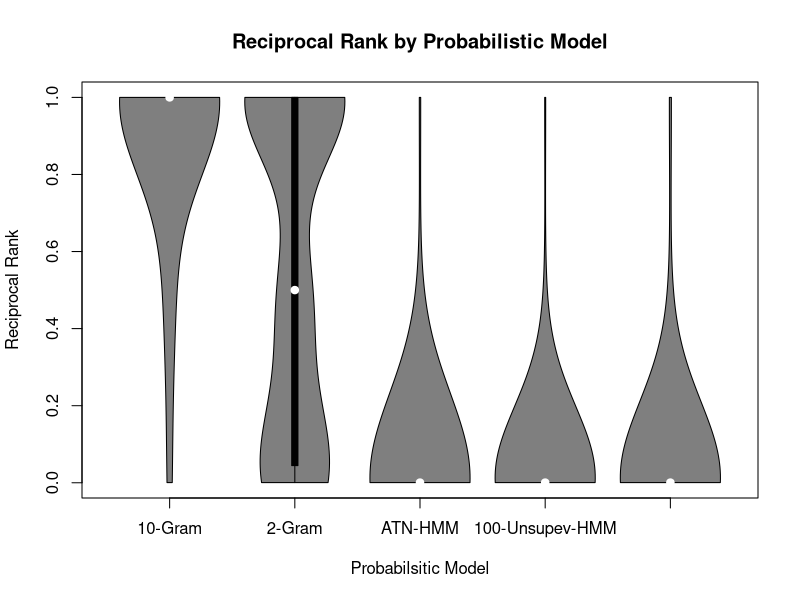
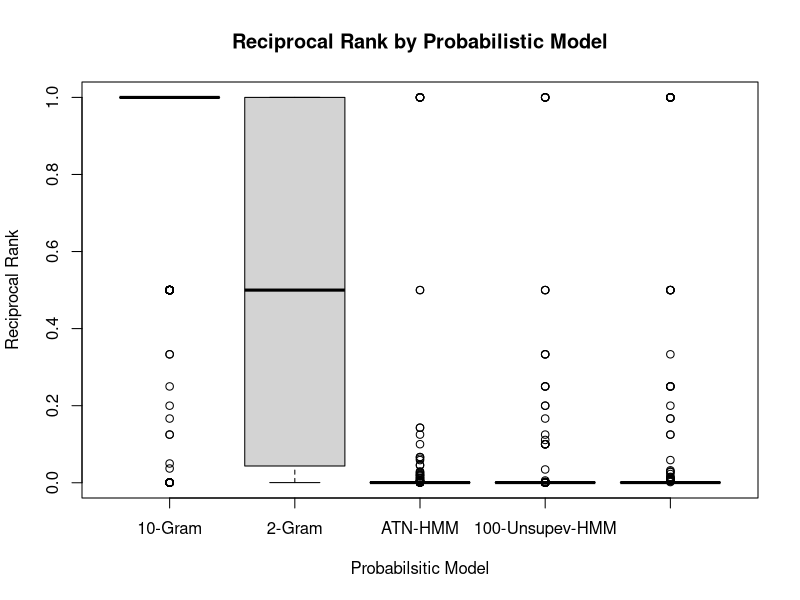

These charts were generated, in order, by the following R code:
# violin plots
library(vioplot)


# n10_gram found 506/522 true fixes (Mean Reciprocal Rank=0.91)
n10 <- list(1, 1, 1, 1, 1, 1, 1, 1, 2, 1, 2, 1, 1, 1, 1, 1, 1, 1, 1, 1, 1, 1, 1, 1, 1, 1, 1, 1, 1, 1, 1, 2, 1, 1, 1, 1, 1, 1, 1, 1, 1, 1, 1, 1, 1, 1, 2, 1, 1, 1, 1, 1, 1, 1, 1, 1, 1, 1, 1, 1, 1, 1, 1, 1, 1, 1, 2, 1, 1, 1, 1, 1, 1, 1, 1, 1, 1, 1, 1, 1, 2201, 1, 1, 1, 1, 1, 1, 1, 1, 1, 1, 1, 2201, 1, 1, 1, 1, 1, 1, 1, 1, 1, 1, 1, 1, 1, 1, 1, 1, 1, 1, 5, 1, 1, 1, 1, 1, 1, 1, 1, 1, 1, 1, 1, 1, 1, 2201, 1, 1, 8, 1, 1, 1, 1, 1, 1, 2, 1, 1, 1, 1, 1, 8, 1, 1, 1, 1, 1, 1, 2, 1, 1, 1, 1, 1, 1, 2, 2, 1, 1, 1, 1, 1, 2, 1, 1, 1, 1, 1, 1, 1, 1, 1, 1, 1, 20, 1, 2, 1, 1, 2201, 1, 1, 1, 1, 1, 1, 1, 1, 1, 1, 1, 1, 1, 2201, 2201, 2201, 1, 3, 1, 1, 1, 1, 1, 1, 1, 1, 1, 1, 1, 1, 1, 1, 1, 1, 2201, 1, 27, 2, 1, 1, 1, 1, 1, 2, 1, 1, 1, 1, 1, 1, 1, 2201, 1, 1, 1, 1, 2, 2201, 1, 1, 1, 1, 1, 1, 1, 1, 1, 1, 1, 1, 1, 1, 1, 1, 1, 1, 1, 1, 1, 1, 1, 1, 2, 2, 2, 1, 1, 1, 1, 1, 1, 1, 1, 1, 1, 1, 1, 1, 1, 1, 1, 1, 2, 2, 1, 1, 2201, 1, 1, 1, 1, 1, 1, 1, 1, 1, 1, 1, 1, 1, 1, 4, 1, 1, 1, 2201, 1, 1, 1, 1, 1, 1, 1, 2, 1, 2, 1, 1, 1, 3, 1, 1, 1, 1, 2, 1, 1, 1, 1, 1, 1, 1, 1, 1, 1, 1, 2, 1, 1, 1, 1, 2, 2201, 1, 1, 2, 2, 1, 1, 1, 1, 1, 1, 1, 1, 1, 1, 1, 1, 1, 1, 2, 1, 1, 2201, 1, 1, 1, 1, 2, 2, 1, 1, 1, 1, 1, 1, 1, 1, 1, 1, 1, 1, 1, 1, 1, 1, 1, 1, 2, 1, 6, 1, 1, 2201, 2, 1, 2, 1, 1, 1, 1, 1, 1, 2, 1, 2, 1, 1, 1, 1, 2, 1, 1, 1, 1, 1, 1, 1, 2, 1, 1, 1, 1, 1, 1, 1, 1, 1, 1, 1, 1, 1, 1, 1, 1, 1, 1, 2, 2201, 1, 1, 1, 1, 1, 1, 1, 1, 1, 1, 1, 1, 1, 2, 1, 1, 1, 1, 1, 1, 1, 1, 1, 1, 1, 1, 1, 2, 1, 2, 1, 1, 1, 1, 1, 1, 1, 1, 2, 1, 1, 2, 1, 1, 1, 1, 1, 1, 1, 1, 1, 1, 1, 1, 1, 1, 1, 1, 1, 1, 1, 2, 1, 1, 1, 1, 1, 2, 1, 1, 1, 1, 1, 1, 1, 1, 1, 1, 1, 1, 2)
# n2_gram found 422/522 true fixes (Mean Reciprocal Rank=0.58)
n2 <- list(2201, 9, 3, 2201, 81, 1, 1, 2201, 21, 1, 8, 2, 2201, 2201, 76, 1, 1, 1, 2201, 2, 2, 2, 1, 1, 2, 1, 33, 3, 2, 2, 1, 5, 1, 1, 1, 1, 1, 1, 2, 7, 2201, 17, 1, 2, 1, 1, 33, 2, 3, 1, 1, 24, 2201, 1, 1, 1, 1, 1, 1, 1, 2201, 1, 2, 1, 6, 1, 35, 21, 2, 2201, 1, 2201, 2201, 1, 1, 1, 1, 1, 1, 2201, 2201, 7, 1, 1, 48, 2, 2, 1, 1, 20, 2201, 1, 2201, 2201, 1, 1, 2201, 2201, 1, 1, 1, 2201, 2201, 4, 4, 1, 1, 1, 1, 4, 3, 53, 1, 1, 1, 29, 1, 2201, 1, 1, 2201, 2201, 2201, 1, 6, 2, 2201, 2201, 2, 2201, 25, 7, 1, 2201, 1, 1, 2, 1, 2, 1, 2, 5, 119, 1, 1, 1, 1, 1, 1, 4, 1, 1, 2201, 1, 1, 1, 2201, 2, 2201, 1, 1, 3, 2201, 3, 1, 1, 2201, 1, 1, 1, 1, 1, 2, 1, 1, 2201, 1, 2, 2201, 2201, 2201, 1, 8, 2201, 1, 2, 1, 1, 2, 1, 1, 1, 13, 2, 2201, 2201, 2201, 1, 9, 1, 1, 1, 2201, 2, 1, 3, 68, 161, 5, 1, 1, 1, 1, 23, 1, 2201, 1, 120, 16, 6, 2201, 3, 2201, 3, 5, 1, 1, 1, 2201, 1, 1, 1, 2201, 1, 2201, 1, 1, 96, 2201, 1, 1, 2201, 2, 1, 1, 1, 1, 1, 1, 2201, 2, 1, 1, 1, 2, 2, 2201, 1, 1, 1, 1, 2201, 1, 2, 28, 24, 114, 4, 1, 2091, 1, 1, 2201, 2, 1, 1, 2201, 1, 2201, 2201, 1, 1, 1, 33, 2, 1, 2201, 2201, 2201, 2201, 1, 2201, 1, 37, 1, 2201, 1, 2201, 1, 2, 2, 1, 1, 1, 1, 2, 2201, 2201, 1, 1, 2201, 9, 1, 1, 3, 1, 2, 1, 1, 3, 5, 1, 1, 2201, 3, 37, 2, 1, 1, 2201, 7, 13, 1, 1, 1, 13, 1, 2, 8, 1, 8, 1, 2201, 2201, 1, 2201, 2201, 2201, 1, 2201, 1, 1, 2, 1, 1, 1, 1, 1, 2, 1, 1, 1, 20, 1, 1, 2201, 8, 5, 5, 1, 2201, 2201, 2201, 1, 1, 1, 1, 1, 1, 1, 4, 1, 1, 2, 1, 1, 1, 1, 2201, 2201, 1, 1, 23, 2, 1, 178, 5, 1, 2, 1, 2, 1, 1, 4, 2201, 89, 1, 2, 1, 1, 1, 2201, 12, 1, 2201, 2, 1, 2201, 2, 7, 64, 2, 2201, 2, 25, 1, 2201, 1, 1, 1, 2, 2201, 1, 32, 20, 1, 1, 1, 1, 103, 2201, 1, 1, 2201, 1, 2201, 2201, 2, 2, 2, 2, 7, 1, 1, 27, 2201, 2201, 2201, 1, 1, 1, 1, 2, 9, 1, 1, 2, 1, 10, 2, 2, 2, 4, 2, 2, 1, 1, 1, 8, 2201, 1, 2201, 3, 1, 1, 2, 1, 2, 1, 4, 2, 2201, 1, 1, 1, 3, 2, 2, 1, 1, 2, 1, 2, 3, 3, 1, 4, 1, 2, 2, 36, 2, 3, 1, 21, 1, 1, 11, 1, 1, 1, 5);
# atn-hmm found 48/522 true fixes (Mean Reciprocal Rank=0.018)
atn <- list(2311, 968, 2311, 2311, 2311, 2311, 2311, 2311, 2311, 48, 2311, 2311, 2311, 2311, 2311, 2311, 2311, 2311, 2311, 2311, 2311, 2311, 2311, 2311, 2311, 7, 198, 2311, 2311, 2311, 2311, 2311, 2311, 2311, 2311, 2311, 2311, 2311, 2311, 2311, 190, 2311, 2311, 16, 2311, 2311, 2311, 2311, 2311, 2311, 2311, 2311, 2311, 2311, 2311, 2311, 22, 1, 34, 2311, 289, 2311, 2311, 2311, 54, 22, 2311, 2311, 2311, 2311, 2311, 2311, 2311, 2311, 2311, 2311, 2311, 2311, 2311, 2311, 2311, 2311, 2311, 2311, 2311, 79, 2311, 2311, 2311, 2311, 2311, 2311, 2311, 2311, 2311, 2311, 2311, 2311, 2311, 2311, 2311, 2311, 2311, 2311, 2311, 2311, 2311, 2311, 2311, 2311, 2311, 2311, 2311, 2311, 15, 2311, 2311, 2311, 2311, 2311, 2311, 1, 2311, 2311, 2311, 2311, 2311, 2311, 2311, 2311, 2311, 2311, 2311, 2311, 2311, 2311, 2311, 2311, 2311, 2311, 2311, 2311, 1343, 2311, 2311, 2311, 1, 2311, 2311, 2311, 2311, 2311, 2311, 2311, 871, 2311, 2311, 2311, 2311, 2311, 1114, 2311, 2311, 2311, 2311, 2311, 2311, 2311, 2311, 2311, 1, 2311, 2311, 2311, 2311, 2311, 2311, 2311, 2311, 2311, 2311, 2311, 2311, 2311, 2311, 2311, 2311, 2311, 2311, 2311, 2311, 2311, 1531, 2311, 2311, 2311, 2311, 2311, 2311, 2311, 2311, 137, 2311, 2311, 2311, 2311, 2311, 2311, 2311, 2311, 2311, 2311, 2311, 952, 62, 2311, 7, 2311, 2311, 2311, 2311, 2311, 2311, 2311, 2311, 2311, 2311, 975, 2311, 2311, 2311, 2311, 2311, 2311, 2311, 2311, 2311, 2311, 2311, 2311, 2311, 2311, 2311, 2311, 2311, 2311, 2311, 2311, 2311, 2311, 2, 2311, 2311, 8, 2311, 2311, 2311, 2311, 2311, 2311, 2311, 2311, 2311, 1485, 2311, 2311, 2311, 2311, 1, 2311, 2311, 226, 44, 2311, 2311, 2311, 2311, 2311, 2311, 1155, 2311, 2311, 1, 2311, 2311, 2311, 2311, 2311, 819, 2311, 2311, 2311, 2311, 2311, 2311, 2311, 2311, 2311, 2311, 2311, 2311, 2311, 2311, 2311, 2311, 2311, 2311, 2311, 2311, 2311, 2311, 2311, 2311, 2311, 206, 2311, 1242, 2311, 2311, 2311, 2311, 2311, 2311, 2311, 2311, 2311, 2311, 2311, 2311, 2311, 2311, 2311, 895, 2311, 2311, 178, 2311, 2311, 2311, 940, 52, 2311, 2311, 2311, 2311, 2311, 2311, 2311, 2311, 2311, 2311, 2311, 2311, 2311, 2311, 2311, 2311, 2311, 2311, 2311, 2, 2311, 2311, 2311, 2311, 2311, 2311, 2311, 2311, 2311, 2311, 2311, 2311, 2311, 2311, 2311, 2311, 2311, 2311, 2311, 2311, 2311, 2311, 2311, 2311, 2311, 2311, 2311, 2311, 2311, 2311, 2311, 2311, 2311, 707, 2311, 2311, 2311, 461, 2311, 2311, 2311, 2311, 2311, 2311, 2311, 2311, 2311, 2311, 2311, 2311, 10, 2311, 620, 2311, 2311, 2311, 2311, 2311, 2311, 2311, 880, 2311, 2311, 1900, 17, 2311, 2311, 2311, 2311, 2311, 2311, 2311, 2311, 2311, 2311, 86, 2311, 2311, 87, 2311, 2311, 2311, 2311, 2311, 2311, 2311, 2311, 2311, 2311, 2311, 2311, 2311, 2311, 2311, 2311, 2311, 2311, 2311, 39, 2311, 2311, 2311, 2311, 1, 2311, 1073, 2311, 2311, 2311, 2311, 2311, 2311, 2311, 2311, 2311, 2311, 2311, 2311, 2311, 2311, 2311, 2311, 2311, 2311, 2311, 2311, 2311, 2311, 2311, 2311, 2311, 2311, 15, 2311, 2311, 2311, 2311, 2311, 2311, 2311, 2311, 2311, 2311, 2311, 2311, 2311, 2311, 2311, 2311, 2311, 2311, 2311, 2311, 2311, 2311, 2311, 2311, 2311, 37, 2311, 2311);
# t100-hmm found 32/522 true fixes (Mean Reciprocal Rank=0.019)
t100 <- list(2311, 1968, 4, 2311, 2311, 2311, 2311, 2311, 2311, 2311, 2311, 2311, 2311, 2311, 2117, 2311, 2311, 2311, 2311, 2311, 2311, 2311, 10, 2311, 2311, 1816, 2311, 1401, 773, 2311, 2311, 2311, 2311, 2311, 2311, 2311, 2311, 10, 2311, 2311, 2311, 2311, 2311, 587, 4, 2311, 2096, 2311, 2311, 2311, 2311, 2311, 2311, 2311, 2311, 2311, 9, 2311, 2311, 2311, 2311, 2, 2311, 4, 6, 5, 2311, 2311, 1, 2311, 2311, 2311, 2311, 2311, 2311, 2311, 2311, 2311, 2311, 2311, 2311, 2311, 2311, 2311, 2311, 2311, 2311, 2311, 2311, 2311, 2311, 2311, 2311, 2311, 2311, 2311, 2311, 2311, 2311, 2311, 2311, 1215, 2311, 2311, 2311, 2311, 2311, 2311, 2311, 2311, 2311, 1995, 2311, 2311, 2311, 2090, 2311, 2311, 2311, 2311, 2311, 1, 2311, 2311, 2311, 2311, 2311, 2311, 2311, 2311, 2311, 2311, 2311, 2311, 2311, 2311, 2311, 2311, 2311, 2311, 1406, 2311, 2311, 2311, 2311, 2311, 2311, 2311, 2311, 2311, 2311, 2311, 2311, 2311, 10, 2311, 2311, 2311, 2311, 2311, 2311, 2311, 2311, 1220, 2311, 2311, 2311, 2311, 2311, 2311, 2311, 2311, 2311, 2311, 2311, 2311, 2311, 2311, 2311, 2311, 2311, 773, 2311, 2311, 2311, 2311, 2311, 2311, 2311, 2311, 2311, 2311, 2311, 2311, 2311, 2311, 2311, 2311, 2311, 2311, 2311, 2311, 2311, 2311, 2311, 2311, 2311, 2311, 2311, 2311, 2311, 2311, 2311, 1343, 3, 2311, 2311, 2311, 2311, 2311, 2311, 2311, 2311, 433, 2311, 2311, 2311, 2311, 2311, 2311, 2311, 2311, 2311, 2311, 2311, 2311, 2311, 2311, 2311, 2311, 2311, 2311, 2311, 2311, 2311, 2311, 2311, 2311, 2311, 2311, 5, 2311, 2311, 2, 2311, 2311, 2311, 2311, 2311, 2311, 2311, 2311, 2311, 1219, 2311, 2097, 2311, 2311, 2311, 2311, 2311, 2311, 1, 2311, 2311, 2311, 2, 2311, 2311, 2165, 2311, 2311, 2311, 2311, 2311, 2311, 2311, 2311, 2311, 2311, 2311, 2311, 2311, 2311, 2311, 2311, 2311, 1306, 2311, 2311, 2311, 2311, 2311, 2311, 2311, 2311, 2311, 2311, 2311, 2311, 2311, 2311, 2311, 919, 2311, 2311, 2311, 2311, 2311, 2311, 2311, 2311, 2311, 2311, 2311, 2311, 2311, 2311, 2311, 2311, 2311, 2311, 2311, 2311, 2311, 2311, 2311, 2311, 2311, 2311, 2311, 2311, 2311, 2311, 2311, 2311, 2311, 2311, 2311, 2311, 2311, 2311, 2311, 2311, 3, 2311, 2311, 2311, 2311, 2311, 3, 2311, 2311, 2311, 1, 2311, 2311, 2311, 2311, 2311, 2311, 2311, 2311, 2311, 2311, 2311, 2311, 2311, 2311, 2311, 2311, 29, 8, 2311, 2311, 2311, 2311, 10, 2311, 2311, 2311, 2311, 2311, 2311, 2311, 2311, 2311, 2311, 1220, 2311, 2311, 2311, 2311, 2311, 1302, 2311, 2311, 2311, 2311, 2311, 2311, 2311, 2311, 2311, 1967, 2311, 2311, 2311, 2311, 2311, 2311, 1965, 2311, 2311, 2091, 2311, 2311, 2311, 486, 2311, 2311, 2311, 2311, 2311, 2311, 2311, 2311, 2311, 2311, 1221, 2311, 2311, 2311, 2311, 2311, 2311, 2311, 2311, 2311, 2311, 2311, 2311, 2311, 2311, 2311, 2311, 2311, 2311, 2311, 2311, 1, 2311, 2311, 2311, 2311, 2311, 1961, 2311, 2311, 2311, 2311, 2311, 2311, 2311, 2311, 2311, 2311, 2311, 2311, 2311, 2311, 10, 2311, 2311, 2311, 2311, 2311, 2311, 2311, 2311, 2311, 2311, 2311, 2311, 2311, 2311, 2311, 2311, 2311, 2311, 2311, 2311, 2311, 2311, 2311, 2311, 2311, 2311, 2311, 2311, 2311, 2311, 2311, 2311, 2311, 2311, 2311, 2311, 2311, 170, 2311, 2311);
# tsmooth-hmm found 50/522 true fixes (Mean Reciprocal Rank=0.029)
tlabeled <- list(2311, 2311, 2311, 2311, 2311, 2311, 2311, 2311, 2311, 2311, 2311, 2311, 2311, 2311, 2311, 2311, 2311, 2311, 2311, 2311, 2311, 2311, 1, 2311, 2311, 551, 2311, 140, 2, 17, 2311, 2311, 2311, 2311, 2311, 2311, 77, 2311, 2311, 124, 2311, 2311, 2311, 2311, 2311, 2311, 2311, 2311, 36, 2311, 2311, 2311, 2311, 2311, 2311, 2, 2311, 2311, 1, 2311, 2311, 1, 2311, 1, 118, 2311, 2311, 2311, 2311, 2311, 2311, 2311, 2311, 2311, 2311, 2311, 2311, 2311, 2311, 2311, 2311, 2311, 2311, 2311, 2311, 2311, 2311, 2311, 2311, 2311, 2311, 2311, 2311, 2311, 2311, 2311, 2311, 2311, 2311, 2311, 2311, 2311, 2311, 2311, 2311, 2311, 2311, 2311, 2311, 2311, 2311, 2311, 2311, 2311, 2311, 2311, 123, 2311, 2311, 2311, 2311, 2311, 2311, 2311, 2311, 2311, 2311, 2311, 2311, 2311, 2311, 2311, 2311, 2311, 2311, 2311, 2311, 2311, 2311, 1, 2311, 2311, 2311, 2311, 2311, 2311, 2311, 2311, 6, 2311, 2311, 2311, 2311, 2311, 1, 2311, 2311, 2311, 2311, 2311, 2311, 2311, 5, 31, 2311, 2311, 2311, 2311, 2311, 2311, 2311, 2311, 2311, 2311, 2311, 2311, 2311, 34, 2311, 2311, 2311, 2311, 2311, 2311, 2311, 2311, 2311, 2311, 2311, 4, 2311, 2311, 2311, 2311, 2311, 2311, 2311, 2311, 2311, 2311, 2311, 2311, 2311, 2311, 2311, 65, 2311, 2311, 2311, 2311, 2311, 2311, 2311, 2311, 2311, 2311, 2311, 2311, 6, 2311, 2311, 2311, 2311, 2311, 2311, 2311, 2311, 2311, 2311, 2311, 2311, 2311, 2311, 2311, 2311, 2311, 2311, 2311, 2311, 2311, 2311, 2311, 2311, 2311, 2311, 2311, 2311, 2311, 2311, 2311, 1, 2311, 2311, 2311, 2311, 2311, 2311, 2311, 2311, 2311, 2311, 2311, 2311, 187, 2311, 2311, 2311, 2311, 2311, 2311, 2311, 2311, 2311, 4, 2311, 2311, 2311, 2311, 2311, 2311, 1, 2311, 2311, 2311, 2311, 2311, 2311, 2311, 200, 2311, 2311, 2311, 2311, 2311, 2311, 2311, 2311, 161, 2311, 2311, 2311, 44, 226, 2311, 2311, 2311, 2311, 2311, 2311, 2311, 2311, 92, 2311, 2311, 2311, 2311, 182, 2311, 2311, 2311, 2311, 2311, 2311, 2311, 2311, 2311, 2311, 2311, 2311, 2311, 2311, 117, 3, 2311, 2311, 74, 2311, 2311, 2311, 2311, 2311, 2311, 2311, 2311, 2311, 2311, 4, 2311, 2311, 2311, 2311, 2311, 2311, 2311, 2311, 2311, 2311, 2311, 2311, 2311, 2, 2311, 2311, 2311, 2, 2311, 2311, 2311, 2311, 2311, 2311, 2311, 2311, 2311, 2311, 108, 2311, 2311, 2311, 2311, 2311, 2, 2311, 2311, 2311, 2311, 2311, 2311, 2311, 2311, 2311, 2311, 2311, 2311, 2311, 2311, 2311, 2311, 2311, 2311, 2311, 2311, 2311, 2311, 177, 2311, 2311, 2311, 2311, 2311, 8, 2311, 2311, 2311, 2311, 2311, 2311, 2311, 4, 2311, 2311, 2311, 2311, 2311, 229, 2311, 2311, 2311, 2311, 2311, 2311, 2311, 2311, 2311, 2311, 2311, 2311, 2311, 2311, 164, 2311, 2311, 2311, 2311, 2311, 2311, 2311, 2311, 2311, 2311, 2311, 2311, 2311, 2311, 2311, 2311, 2311, 2311, 2311, 2311, 2311, 2311, 2311, 2311, 2311, 1, 2311, 2311, 2311, 2311, 2311, 2311, 2311, 2311, 2311, 2311, 2311, 2311, 2311, 2311, 2311, 2311, 2311, 2311, 2311, 2311, 2311, 2311, 2311, 2311, 2311, 2311, 2311, 2311, 1, 2311, 2311, 8, 2311, 2311, 2311, 2311, 2311, 2311, 2311, 2311, 2311, 2311, 2311, 2311, 2311, 2311, 2311, 2311, 2311, 2311, 2311, 2311, 2311, 2311, 2311, 161);

get_rr <- function(x) 1/x

# create reciprocal ranks
rr_n10 <- unlist(lapply(n10, get_rr))
rr_n2 <- unlist(lapply(n2, get_rr))
rr_atn <- unlist(lapply(atn, get_rr))
rr_t100 <- unlist(lapply(t100, get_rr))
rr_tlabeled <- unlist(lapply(tlabeled, get_rr))

model_names <- c(
    "10-Gram",
    "2-Gram",
    "ATN-HMM",
    "100-Unsupev-HMM",
    "86-Label-HMM"
);

width <- 14
height <- 11
main <- "Reciprocal Rank by Probabilistic Model"
ylabel <- "Reciprocal Rank"
xlabel <- "Probabilsitic Model"
dev.new(width=width, height=height, unit="in")
vioplot(rr_n10, rr_n2, rr_atn, rr_t100, rr_tlabeled,
    names=model_names)
title(main, ylab=ylabel, xlab=xlabel)
dev.copy(postscript, "violin-plot.ps")
dev.off()

dev.new(width=width, height=height, unit="in")
boxplot(rr_n10, rr_n2, rr_atn, rr_t100, rr_tlabeled,
    names=model_names)
title(main, ylab=ylabel, xlab=xlabel)
dev.copy(postscript, "box-plot.ps")
dev.off()
